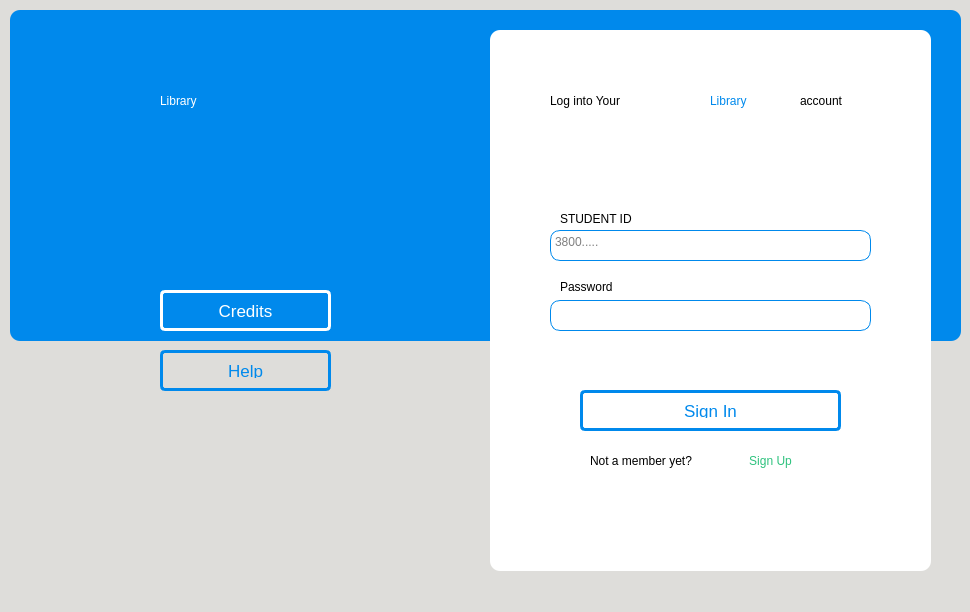
<?xml version="1.0" encoding="UTF-8"?>
<ui version="4.0">
 <class>MainWindow</class>
 <widget class="QMainWindow" name="MainWindow">
  <property name="geometry">
   <rect>
    <x>0</x>
    <y>0</y>
    <width>970</width>
    <height>612</height>
   </rect>
  </property>
  <property name="windowTitle">
   <string>MainWindow</string>
  </property>
  <property name="styleSheet">
   <string notr="true">background-color: rgb(222, 221, 218);</string>
  </property>
  <widget class="QWidget" name="centralwidget">
   <widget class="QFrame" name="frame">
    <property name="geometry">
     <rect>
      <x>490</x>
      <y>30</y>
      <width>441</width>
      <height>541</height>
     </rect>
    </property>
    <property name="styleSheet">
     <string notr="true">background-color: white;
border-style: solid;
border-width: 0px;
border-radius: 10px;

</string>
    </property>
    <property name="frameShape">
     <enum>QFrame::StyledPanel</enum>
    </property>
    <property name="frameShadow">
     <enum>QFrame::Raised</enum>
    </property>
    <widget class="QPushButton" name="pushButton">
     <property name="geometry">
      <rect>
       <x>90</x>
       <y>360</y>
       <width>261</width>
       <height>41</height>
      </rect>
     </property>
     <property name="styleSheet">
      <string notr="true">
QPushButton {
    transition: all .5s ease;
    color: rgb(0, 137, 236);;
    border-radius: 5px;
    border:3px solid rgb(0, 137, 236);;
    font-family:'Montserrat', sans-serif;
    text-transform: uppercase;
    text-align: center;
    line-height: 1;
    font-size: 17px;
    background-color : transparent;
    padding: 10px;
    outline: none;
    
    
}
QPushButton:hover {
    color: white;
    background-color: rgb(0, 137, 236);;
}
</string>
     </property>
     <property name="text">
      <string>Sign In</string>
     </property>
    </widget>
    <widget class="QTextEdit" name="textEdit">
     <property name="geometry">
      <rect>
       <x>60</x>
       <y>200</y>
       <width>321</width>
       <height>31</height>
      </rect>
     </property>
     <property name="styleSheet">
      <string notr="true">background-color: white;
border-style: solid;
border-width: 1px;
border-color:rgb(0, 137, 236);
border-radius: 10px;
font: 75 14pt &quot;Ubuntu Mono&quot;;

</string>
     </property>
     <property name="html">
      <string>&lt;!DOCTYPE HTML PUBLIC &quot;-//W3C//DTD HTML 4.0//EN&quot; &quot;http://www.w3.org/TR/REC-html40/strict.dtd&quot;&gt;
&lt;html&gt;&lt;head&gt;&lt;meta name=&quot;qrichtext&quot; content=&quot;1&quot; /&gt;&lt;style type=&quot;text/css&quot;&gt;
p, li { white-space: pre-wrap; }
&lt;/style&gt;&lt;/head&gt;&lt;body style=&quot; font-family:'Ubuntu Mono'; font-size:14pt; font-weight:72; font-style:normal;&quot;&gt;
&lt;p style=&quot;-qt-paragraph-type:empty; margin-top:0px; margin-bottom:0px; margin-left:0px; margin-right:0px; -qt-block-indent:0; text-indent:0px; font-family:'Ubuntu'; font-size:11pt; font-weight:400;&quot;&gt;&lt;br /&gt;&lt;/p&gt;&lt;/body&gt;&lt;/html&gt;</string>
     </property>
     <property name="placeholderText">
      <string>3800.....</string>
     </property>
    </widget>
    <widget class="QLabel" name="label">
     <property name="geometry">
      <rect>
       <x>70</x>
       <y>180</y>
       <width>111</width>
       <height>17</height>
      </rect>
     </property>
     <property name="styleSheet">
      <string notr="true">font: 75 16pt &quot;Ubuntu&quot;;</string>
     </property>
     <property name="text">
      <string>STUDENT ID</string>
     </property>
    </widget>
    <widget class="QLabel" name="label_2">
     <property name="geometry">
      <rect>
       <x>70</x>
       <y>247</y>
       <width>111</width>
       <height>20</height>
      </rect>
     </property>
     <property name="styleSheet">
      <string notr="true">font: 75 16pt &quot;Ubuntu&quot;;</string>
     </property>
     <property name="text">
      <string>Password</string>
     </property>
    </widget>
    <widget class="QTextEdit" name="textEdit_2">
     <property name="geometry">
      <rect>
       <x>60</x>
       <y>270</y>
       <width>321</width>
       <height>31</height>
      </rect>
     </property>
     <property name="styleSheet">
      <string notr="true">background-color: white;
border-style: solid;
border-width: 1px;
border-color:rgb(0, 137, 236);
border-radius: 10px;
font: 75 14pt &quot;Ubuntu Mono&quot;;

</string>
     </property>
     <property name="html">
      <string>&lt;!DOCTYPE HTML PUBLIC &quot;-//W3C//DTD HTML 4.0//EN&quot; &quot;http://www.w3.org/TR/REC-html40/strict.dtd&quot;&gt;
&lt;html&gt;&lt;head&gt;&lt;meta name=&quot;qrichtext&quot; content=&quot;1&quot; /&gt;&lt;style type=&quot;text/css&quot;&gt;
p, li { white-space: pre-wrap; }
&lt;/style&gt;&lt;/head&gt;&lt;body style=&quot; font-family:'Ubuntu Mono'; font-size:14pt; font-weight:72; font-style:normal;&quot;&gt;
&lt;p style=&quot;-qt-paragraph-type:empty; margin-top:0px; margin-bottom:0px; margin-left:0px; margin-right:0px; -qt-block-indent:0; text-indent:0px; font-family:'Ubuntu'; font-size:11pt; font-weight:400;&quot;&gt;&lt;br /&gt;&lt;/p&gt;&lt;/body&gt;&lt;/html&gt;</string>
     </property>
    </widget>
    <widget class="QLabel" name="label_4">
     <property name="geometry">
      <rect>
       <x>60</x>
       <y>50</y>
       <width>161</width>
       <height>41</height>
      </rect>
     </property>
     <property name="styleSheet">
      <string notr="true">font: 75 20pt &quot;Ubuntu&quot;;</string>
     </property>
     <property name="text">
      <string>Log into Your</string>
     </property>
    </widget>
    <widget class="QLabel" name="label_5">
     <property name="geometry">
      <rect>
       <x>220</x>
       <y>50</y>
       <width>181</width>
       <height>41</height>
      </rect>
     </property>
     <property name="styleSheet">
      <string notr="true">font: 75 20pt &quot;Ubuntu&quot;;
color:rgb(0, 137, 236)</string>
     </property>
     <property name="text">
      <string>Library</string>
     </property>
    </widget>
    <widget class="QLabel" name="label_6">
     <property name="geometry">
      <rect>
       <x>310</x>
       <y>50</y>
       <width>91</width>
       <height>41</height>
      </rect>
     </property>
     <property name="styleSheet">
      <string notr="true">font: 75 20pt &quot;Ubuntu&quot;;</string>
     </property>
     <property name="text">
      <string>account</string>
     </property>
    </widget>
    <widget class="QPushButton" name="pushButton_2">
     <property name="geometry">
      <rect>
       <x>170</x>
       <y>100</y>
       <width>89</width>
       <height>71</height>
      </rect>
     </property>
     <property name="text">
      <string/>
     </property>
     <property name="icon">
      <iconset>
       <normaloff>Icons/id.png</normaloff>Icons/id.png</iconset>
     </property>
     <property name="iconSize">
      <size>
       <width>100</width>
       <height>100</height>
      </size>
     </property>
    </widget>
    <widget class="QLabel" name="label_7">
     <property name="geometry">
      <rect>
       <x>100</x>
       <y>410</y>
       <width>161</width>
       <height>41</height>
      </rect>
     </property>
     <property name="styleSheet">
      <string notr="true">font: 75 12pt &quot;Ubuntu&quot;;</string>
     </property>
     <property name="text">
      <string>Not a member yet?</string>
     </property>
    </widget>
    <widget class="QPushButton" name="pushButton_3">
     <property name="geometry">
      <rect>
       <x>240</x>
       <y>410</y>
       <width>81</width>
       <height>41</height>
      </rect>
     </property>
     <property name="cursor">
      <cursorShape>PointingHandCursor</cursorShape>
     </property>
     <property name="styleSheet">
      <string notr="true">QPushButton{background-color:transparent;
color: rgb(46, 194, 126);
font: 75 12pt &quot;Ubuntu&quot;;
border-style: solid;
border-width: 0px;
border-radius: 10px;
font:serif;
}
QPushButton:hover {
color: rgb(46, 194, 126);
font: 75 15pt &quot;Ubuntu&quot;;
border-style: solid;
border-width: 0px;
border-radius: 10px;
font:serif;
}</string>
     </property>
     <property name="text">
      <string>Sign Up</string>
     </property>
    </widget>
   </widget>
   <widget class="QFrame" name="frame_2">
    <property name="geometry">
     <rect>
      <x>10</x>
      <y>10</y>
      <width>951</width>
      <height>331</height>
     </rect>
    </property>
    <property name="styleSheet">
     <string notr="true">background-color: rgb(0, 137, 236);
border-style: solid;
border-width: 0px;
border-radius: 10px;

</string>
    </property>
    <property name="frameShape">
     <enum>QFrame::StyledPanel</enum>
    </property>
    <property name="frameShadow">
     <enum>QFrame::Raised</enum>
    </property>
    <widget class="QLabel" name="label_3">
     <property name="geometry">
      <rect>
       <x>150</x>
       <y>60</y>
       <width>171</width>
       <height>61</height>
      </rect>
     </property>
     <property name="styleSheet">
      <string notr="true">font: 63 italic 34pt &quot;URW Bookman&quot;;
color:white;</string>
     </property>
     <property name="text">
      <string>Library</string>
     </property>
    </widget>
    <widget class="QPushButton" name="pushButton_4">
     <property name="geometry">
      <rect>
       <x>150</x>
       <y>280</y>
       <width>171</width>
       <height>41</height>
      </rect>
     </property>
     <property name="styleSheet">
      <string notr="true">
QPushButton {
    transition: all .5s ease;
    color: white;
    border-radius: 5px;
    border:3px solid white;
    font-family:'Montserrat', sans-serif;
    text-transform: uppercase;
    text-align: center;
    line-height: 1;
    font-size: 17px;
    background-color : transparent;
    padding: 10px;
    outline: none;
    
    
}
QPushButton:hover {
    color:rgb(0, 137, 236);;
    background-color: white;;
}
</string>
     </property>
     <property name="text">
      <string>Credits</string>
     </property>
    </widget>
    <widget class="QPushButton" name="pushButton_8">
     <property name="geometry">
      <rect>
       <x>100</x>
       <y>130</y>
       <width>261</width>
       <height>111</height>
      </rect>
     </property>
     <property name="styleSheet">
      <string notr="true">background-color: rgb(0, 137, 236);
color: rgb(255, 255, 255);
font: 75 20pt &quot;Ubuntu&quot;;
border-style: solid;
border-width: 0px;
border-radius: 10px;

</string>
     </property>
     <property name="text">
      <string/>
     </property>
     <property name="icon">
      <iconset>
       <normaloff>Icons/library.png</normaloff>Icons/library.png</iconset>
     </property>
     <property name="iconSize">
      <size>
       <width>100</width>
       <height>100</height>
      </size>
     </property>
    </widget>
   </widget>
   <widget class="QPushButton" name="pushButton_6">
    <property name="geometry">
     <rect>
      <x>160</x>
      <y>350</y>
      <width>171</width>
      <height>41</height>
     </rect>
    </property>
    <property name="styleSheet">
     <string notr="true">
QPushButton {
    transition: all .5s ease;
    color: rgb(0, 137, 236);;
    border-radius: 5px;
    border:3px solid rgb(0, 137, 236);;
    font-family:'Montserrat', sans-serif;
    text-transform: uppercase;
    text-align: center;
    line-height: 1;
    font-size: 17px;
    background-color : transparent;
    padding: 10px;
    outline: none;
    
    
}
QPushButton:hover {
    color: white;
    background-color: rgb(0, 137, 236);;
}
</string>
    </property>
    <property name="text">
     <string>Help</string>
    </property>
   </widget>
   <zorder>frame_2</zorder>
   <zorder>frame</zorder>
   <zorder>pushButton_6</zorder>
  </widget>
  <widget class="QMenuBar" name="menubar">
   <property name="geometry">
    <rect>
     <x>0</x>
     <y>0</y>
     <width>970</width>
     <height>22</height>
    </rect>
   </property>
  </widget>
  <widget class="QStatusBar" name="statusbar"/>
 </widget>
 <resources>
  <include location="icons.qrc"/>
 </resources>
 <connections/>
</ui>
